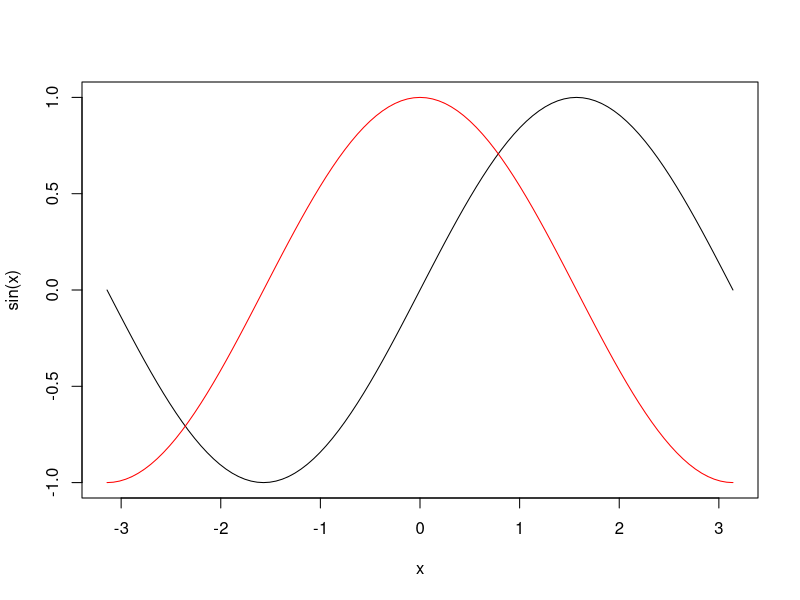
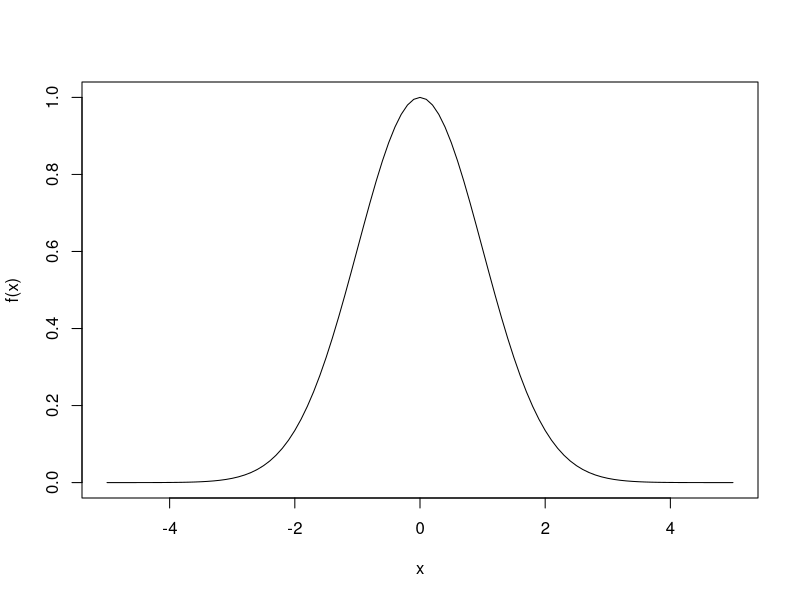
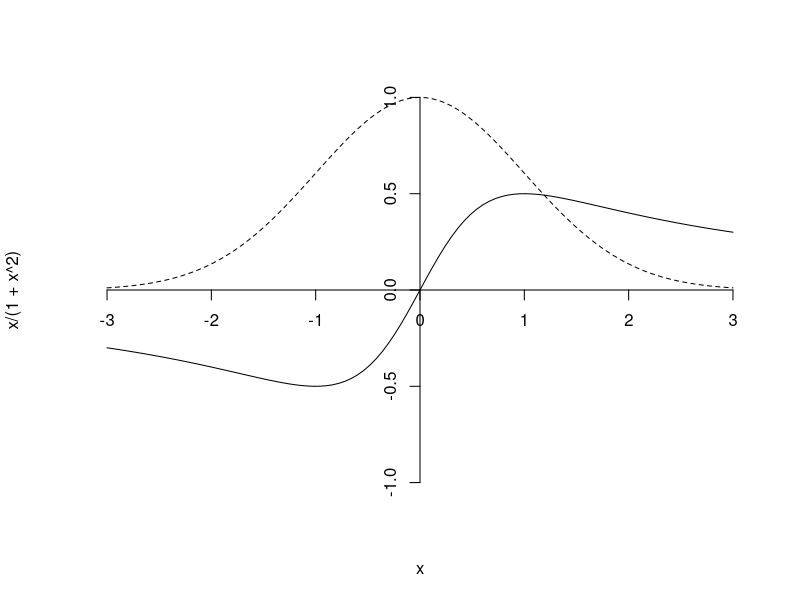
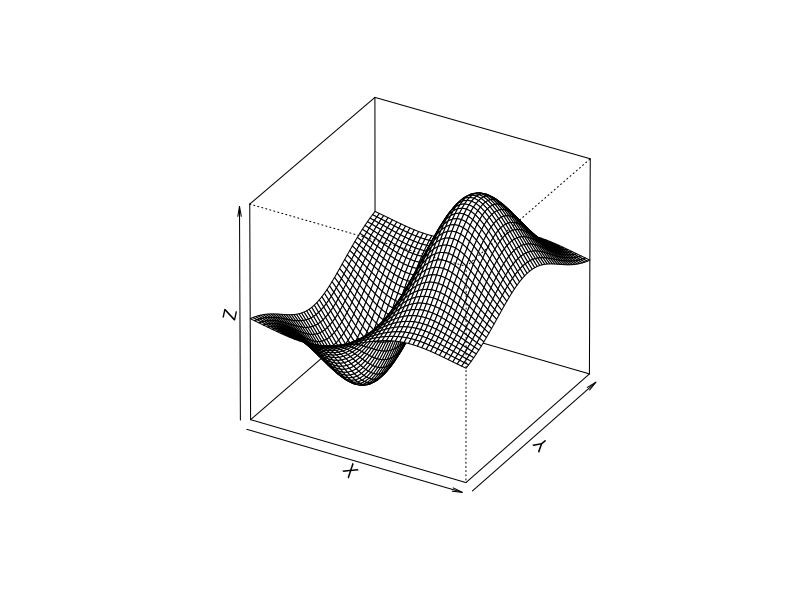

R code for these plots, in order: (Note: this script raises an error after producing the figures.)
## ---- chunk 1
27+34
113*6-98
2^6
2**6
67/9
(37.4+56)/5
5/0
## ---- chunk 2
pi
sin(90)
sin(pi/2)
factorial(5)
exp(0)
log(exp(1))
log(-1)
log10(10)
abs(-7)
## ---- chunk 3
curve(sin,-pi,pi)
curve(cos,add=TRUE,col="red")
## ---- chunk 4
x<-37/5
x
y=3^3
y
(y=3^3)
## ---- chunk 5
y-x
(z=5/0)
3*z
-z
z-300
z+z
z-z
## ---- chunk 6
a=11:20
a
b=seq(5,14)
b
c=seq(1,10,2)
c
d=seq(0,5,0.5)
d
## ---- chunk 7
3*a
a^2
2^a
a*b
a*c
a*d
## ---- chunk 8
u=c(1,7,-2,11,0.1)
u
#v=scan()
## ---- chunk 9
f=function(x){exp(-x^2/2)}
f(3)
f(d)
curve(f,-5,5)
## ---- chunk 10
curve(x/(1+x^2),-3,3,ylim=c(-1,1),axes=FALSE)
axis(1,pos=0)
axis(2,pos=0)
curve(f,add=TRUE,lty="dashed")
## ---- chunk 11
g=function(x){x/(1+x^2)}
X<-seq(-3,3,0.1)
Y<-g(X)
min(Y);which.min(Y)
max(Y);which.max(Y)
X[which.min(Y)];min(Y)
X[which.max(Y)];max(Y)
## ---- chunk 12
h=function(x,y){x*exp(-(x^2+y^2)/2)}
X=Y=seq(-2,2,length=50)
Z=outer(X,Y,h)
persp(X,Y,Z,theta = 30,phi = 30,d=100)
## ---- chunk 13
v=c(2.3,4.1,-0.5,2,-7)
w=seq(1.1,3.1,length=5)
is.vector(v)
mode(v)
class(v)
v+w
2*v+3*w
c(v,w)
v[3]; v[2:3]; v[2:length(v)]; c(v,w)[4:9]
exp(w)
min(v);max(v);mean(v);median(v);sum(v);var(v)
summary(v)
## ---- chunk 14
(A=matrix(c(1,3,2,0,-2,5),nrow=2))
(B=matrix(c(-2,-1,3,0,2,4),nrow=2))
(C=matrix(c(2,5,1,-3,-1,0,0,4,2,4,3,-2),nrow=3))
(D=matrix(c(1,3,4,6,7,8),ncol=3))
(E=matrix(c(1,3,4,6,7,8),nrow=4))
(M=matrix(c(1,3,4,6,7,8),nrow=4,ncol=6))
(N=matrix(c(w,v),ncol=2))
max(N); which.max(N)
N[7]; N[2,2]
M
is.matrix(M)
M[3,2]
M[,c(2,4)]
B
t(B)
A*B
## ---- chunk 15
A%*%C
t(A)%*%B
## ---- chunk 16
for (i in 1:10){
  #i=1
  message("Working on Index ", i)
  if(i %% 2 == 0){ message("Index ",i," ist gerade!") }else cat("Index ",i," ist ungerade!\n")
}

i=1
while(i<4){print(i);i=i+1;print(i)}
c("Ende",i)
## ---- chunk 17

#setup parallel backend to use 8 processors
# cl<-makeCluster(8)
# registerDoParallel(cl)

dumTab<-foreach(i=1:10)%do%{
  # dumTab<-foreach(i=1:10)%dopar%{
  #i=1
  message("Working on Index ", i)
  if(i %% 2 == 0){ 
    dummy<-paste0("Index ",i," ist gerade!") 
    }else dummy<-paste0("Index ",i," ist ungerade!")
  tab<-data.frame(Index=i,Comment=dummy)
  tab
}
dumTab<-rbindlist(dumTab)
dumTab
class(dumTab)
## ---- chunk 18
myTab1<-read.table("data/Beispiel1.csv",header=T)
myTab1
class(myTab1)
myTab2<-read.table("data/Beispiel1.txt",header=T,sep="\t")
myTab2
class(myTab2)

library(data.table)
getDTthreads()
setDTthreads(1)
library(readxl)
myTab3<-data.table(read_excel("data/Beispiel1.xlsx",sheet = 1))
myTab3
class(myTab3)
myTab4<-fread("data/Beispiel1.txt")
myTab4
class(myTab4)
## ---- chunk 19
data("mtcars")
df <- mtcars
head(df)
## ---- chunk 20
id<-c("b","a","a","c","c","b")
val<-c(4,2,3,1,5,6)
X<-data.frame(id,val)
X
X[X$id!="a",]
X[,"val"]
X[X$id!="a","val"]

DF<-read.table("data/Beispiel2.txt",header = T)
DF
# Mit Werten aus den Spalten rechnen
sum(DF[DF$code != "abd", "valA"])
# In Gruppen sortieren
aggregate(cbind(valA,valB) ~ id, DF[DF$code != "abd",],sum)
# Updates
DF[DF$code == "abd", "valA"] <- NA 
## ---- chunk 21
Y<-setDT(X)
Y[id!="a",mean(val)]
DF[DF$code == "abd", "valA"] <- 1.5  
DT<-setDT(DF)
DT[code!="abd",sum(valA)]
DT[code!="abd",.(sum(valA),sum(valB)),id]
DT[code=="abd",valA:=NA]
DT[code=="abd",valA:=3.0]
DT

B<-fread("data/Beispiel3.txt")
class(B)
DT[B, on=.(id,code),valA:=valA*mul]

DT[,lapply(.SD,sum),by=.(id,code),.SDcols="valA"]
